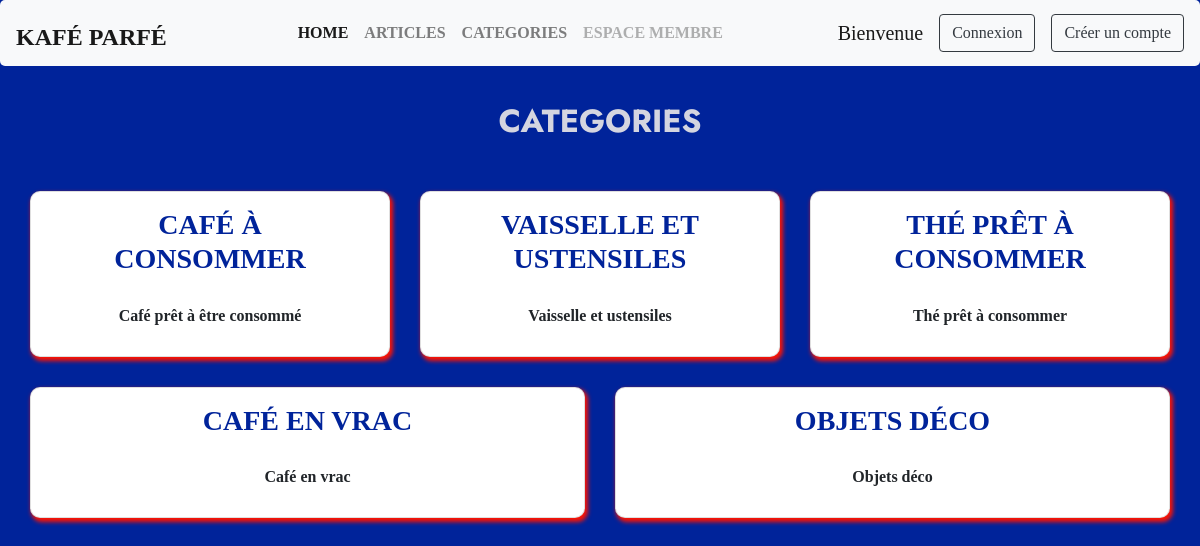
The page /categories on the database its author committed.
### tables this page shows
CREATE TABLE  categories  (
     id_categorie  INT NOT NULL AUTO_INCREMENT,
     nom_categorie  varchar(50) NOT NULL,
     description_categorie VARCHAR(100) NOT NULL,
    PRIMARY KEY ( id_categorie )
);

### Controllers/Controller.php (called while the page is built, shortened)
<?php
abstract class Controller {
    public function render(string $fichier, array $donnees = [], string $template='default'){
         extract($donnees);
        require_once($_SERVER['DOCUMENT_ROOT'].'/Views/'.$fichier.'.php');
    }
}

### Controllers/CategoriesController.php (called while the page is built, shortened)
<?php
class CategoriesController extends Controller{
    public function index(){
        $instanceCategorie = new ModelCategorie;
        $categories=$instanceCategorie->findAll();
        $this->render('categories/index',['categories'=>$categories]);
    }
}

### Models/Table/ModelCategorie.php (called while the page is built, shortened)
<?php
class ModelCategorie extends Model {
    public function __construct(){
        $this->table = 'categories';
    }
}

### Main/Database.php (called while the page is built, shortened)
<?php
class Database extends PDO{
    private static $instance;
    private function __construct(){
        $_dsn = 'mysql:dbname='. self::DBNAME . ';host=' . self::DBHOST . ';charset='. self::DBCHARSET;
    }
    public static function getInstance():self {
        if(self::$instance === null){
            self::$instance = new self();
        }
        return self::$instance;
    }
}
?>

### Models/Model.php (called while the page is built, shortened)
<?php
class Model extends Database{
    protected $table;
    public function executerRequete(string $sql, array $attributs = null){
        $this->db = Database::getInstance();
        if($attributs !== null){
            $query = $this->db->prepare($sql);
            $query->execute($attributs);
            return $query;
        } else {
            return $this->db->query($sql);
        }
    }
    public function findAll() {
        $query = $this->executerRequete('SELECT * FROM '.$this->table);
        return $query->fetchAll();
    }
}
?>

### public/views/categories/index.php (the view, shortened to what this page needs)
<div class="container-fluid pageArticles">
    <div class="row page">
        <h2 class="titre">Categories</h2>
    </div>
    <div class="row page">
        <?php foreach ($categories as $categorie) { ?>
            <div class="card col-12 col-sm article">
                <h3 class="titre"><a href="/categories/lire/<?php echo $categorie["id_categorie"] ?>">
                        <?php echo ($categorie['nom_categorie']) ?></a></h3>
                <p><?php echo ($categorie['description_categorie']) ?></p>
            </div>
        <?php } ?>
    </div>
</div>

### public/views/includes/assets/style.css (style rules this page uses)
:root { --first-main-color: rgba(71, 71, 71, 0.445); --second-main-color: #00239a; --third-main-color: #ff1300; --fourth-main-color: rgba(233, 231, 231, 0.911); }
* { text-align: center; justify-content: space-around; border-radius: 5px; list-style: none; font-family: "font-generale"; font-weight: 600; }
body { background-color: var(--second-main-color); }
a, h3 { color: var(--second-main-color); text-transform: uppercase; font-weight: 900; }
h2 { color: var(--fourth-main-color); text-transform: uppercase; font-family: "font-titre"; }
.page { margin-top: 20px; margin-bottom: 10px; line-height: 3; }
.titre { margin: 16px; }
.row { justify-content: space-around; }
.card { border-radius: 10px; -webkit-box-shadow: 2px 3px 8px 1px var(--third-main-color); box-shadow: 2px 3px 4px 1px var(--third-main-color); transition: 0.5s; margin: 15px 15px; align-items: center; min-width: 23vw; max-width: 50vw; }

### rows shown on the page
categories: nom_categorie "CAFÉ À CONSOMMER", description_categorie "Café prêt à être consommé"
categories: nom_categorie "VAISSELLE ET USTENSILES", description_categorie "Vaisselle et ustensiles"
categories: nom_categorie "THÉ PRÊT À CONSOMMER", description_categorie "Thé prêt à consommer"
categories: nom_categorie "CAFÉ EN VRAC", description_categorie "Café en vrac"
categories: nom_categorie "OBJETS DÉCO", description_categorie "Objets déco"

### other values the page prints
$titreParDefaut "Bienvenue"
